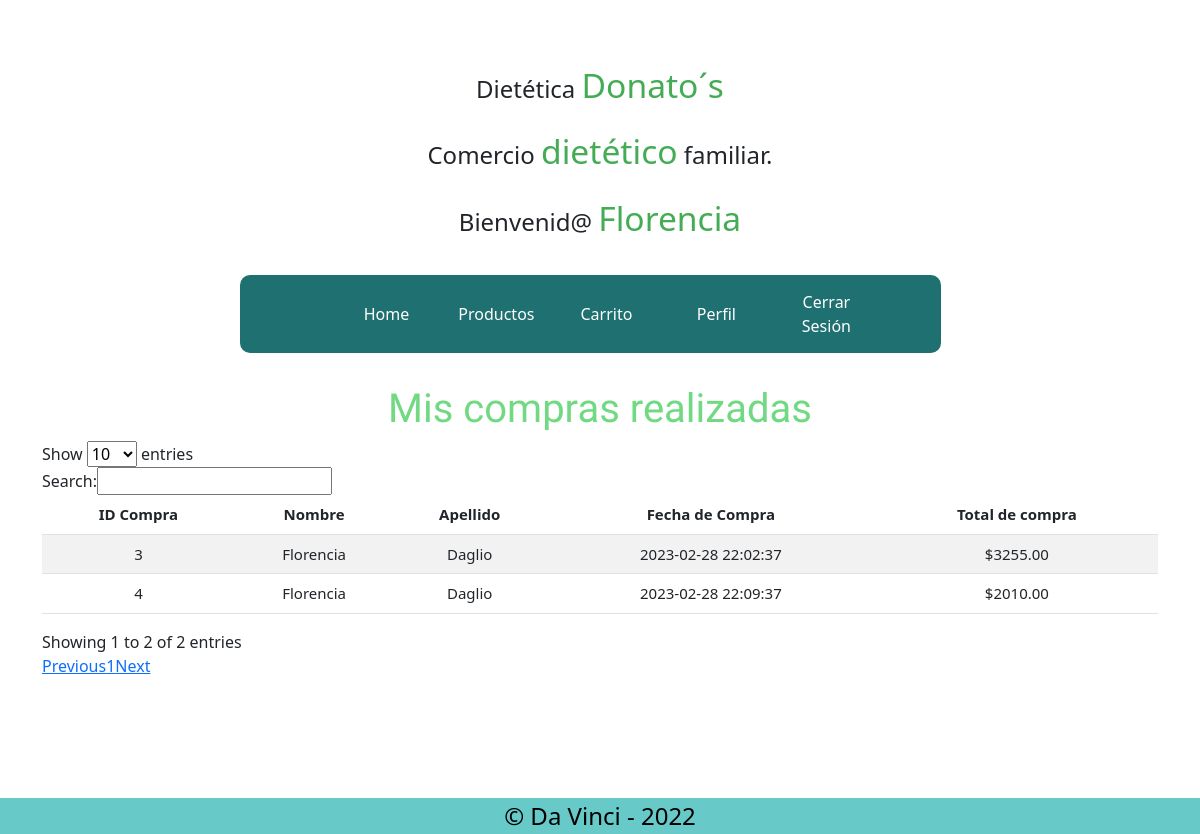
/index.php?s=mis-compras&id=3 (signed in), run on the app's committed database.
### tables this page shows
CREATE TABLE `compras` (
  `compra_id` int(11) NOT NULL AUTO_INCREMENT,
  `total` decimal(10,2) NOT NULL,
  `fecha` datetime NOT NULL,
  `usuario_id` int(11) NOT NULL,
  PRIMARY KEY (`compra_id`),
  KEY `fk_cliente` (`usuario_id`),
  CONSTRAINT `relacion_compra_usuario` FOREIGN KEY (`usuario_id`) REFERENCES `usuario` (`usuario_id`)
);

CREATE TABLE `usuario` (
  `usuario_id` int(11) NOT NULL AUTO_INCREMENT,
  `nombre` varchar(100) NOT NULL,
  `apellido` varchar(100) NOT NULL,
  `email` varchar(150) NOT NULL,
  `password` varchar(300) NOT NULL,
  `fk_rol` int(11) NOT NULL,
  PRIMARY KEY (`usuario_id`),
  KEY `fk_rol` (`fk_rol`),
  CONSTRAINT `relacion_usuario_rol` FOREIGN KEY (`fk_rol`) REFERENCES `rol` (`rol_id`)
);

### classes/Compra.php (called while the page is built, shortened)
<?php
class Compra {
    function traerComprasDeUsuario(int $usuario_id): array|null
    {
        $db = (new DB)->getConexion();
        $query = "SELECT * FROM compras INNER JOIN usuario ON usuario.usuario_id = compras.usuario_id WHERE compras.usuario_id = ?";
        $stmt = $db->prepare($query);
        $stmt->execute([$usuario_id]);
        $producto = $stmt->fetchAll();
        return $producto;
    }
}
?>

### views/mis-compras.php (the view, shortened to what this page needs)
<?php
$usuario_id = (new Auth)->getId();
$listadoCompras = (new Compra)->traerComprasDeUsuario($usuario_id);
?>
<section class="container">
    <h1>Mis compras realizadas</h1>
    <?php if($listadoCompras) : ?>
    <table class="table display table-striped" id="table">
		<thead>
			<tr>
				<th>ID Compra</th>
				<th>Nombre</th>
				<th>Apellido</th>
				<th>Fecha de Compra</th>
				<th>Total de compra</th>
			</tr>
		</thead>
		<tbody>
			<?php
			foreach ($listadoCompras as $compra) :
			?>
				<tr>
				    <td class="text-center"><?= htmlspecialchars($compra['compra_id']); ?></td>
					<td class="text-center"><?= htmlspecialchars($compra['nombre']); ?></td>
					<td class="text-center"><?= htmlspecialchars($compra['apellido']); ?></td>
					<td class="text-center"><?= htmlspecialchars($compra['fecha']); ?></td>
					<td class="text-center">$<?= htmlspecialchars($compra['total']); ?></td>
				</tr>
			<?php
			endforeach;
			?>
		</tbody>
	</table>
    <?php else: ?>
        <div class="text-center bg-success text-white my-3 py-3" id="error-correo"><span class="visually-hidden"></span> El usuario no posee compras realizadas.</div>
		<a href="index.php?s=perfil" class="d-block text-center col-md-2 mx-auto btn btn-primary">Volver</a>
	<?php endif; ?>
</section>

### css/estilos.css (style rules this page uses)
* { margin: 0; padding: 0; font-size: 1rem; }
h1 { text-align: center; color: rgb(114, 217, 131); font-family: "Domine", serif; }
.table td, th { font-size: 15px; }
.table th { text-align: center !important; }
.table tr { background-color: rgb(186, 181, 181); }

### data on the page
compras: compra_id "3", usuario.nombre "Florencia", usuario.apellido "Daglio", fecha "2023-02-28 22:02:37", total "3255.00"
compras: compra_id "4", usuario.nombre "Florencia", usuario.apellido "Daglio", fecha "2023-02-28 22:09:37", total "2010.00"

### other printed values
$_SESSION['nombre'] "Florencia"
